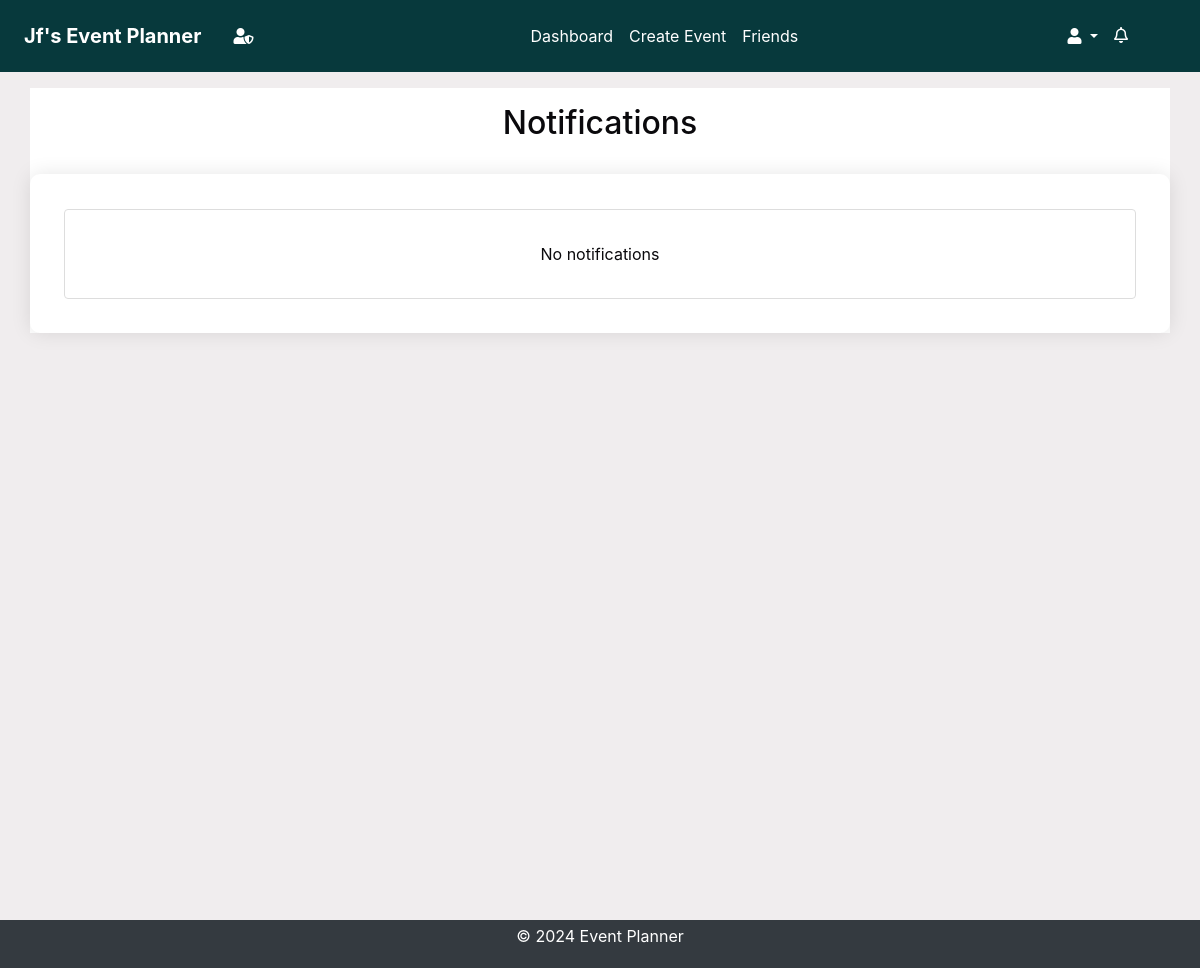
/notifications/ (signed in), run on an earlier commit of the app's database.
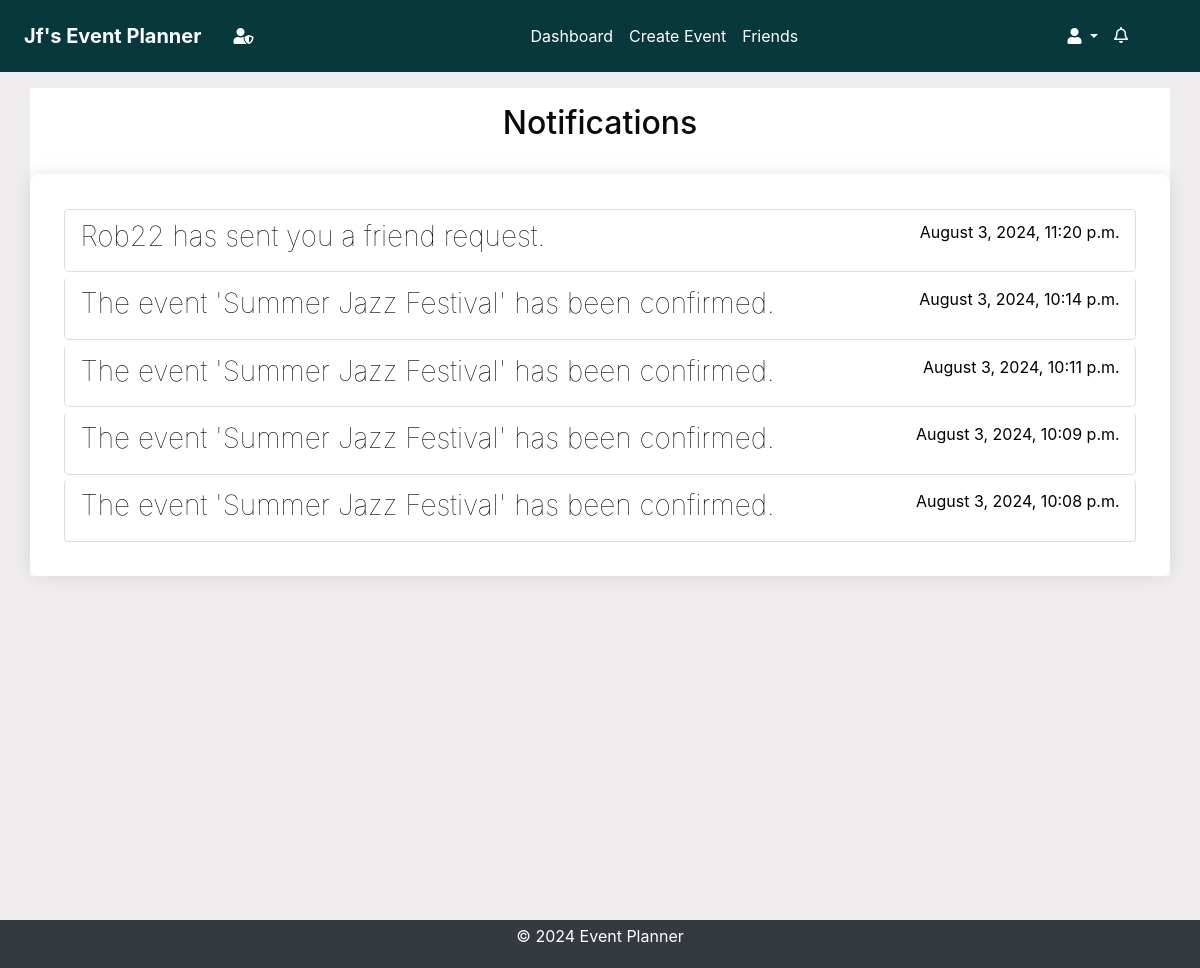
And on a later commit of the database.
### notifications/models.py (models this page shows, shortened)
class Notification(models.Model):
    NOTIFICATION_TYPES = [
        ("event_created", "Event Created"),
        ("event_updated", "Event Updated"),
        ("event_cancelled", "Event Cancelled"),
        ("invitation_response", "Invitation Response"),
        ("suggested_alternate_date", "Suggested Alternate Date"),
        ("event_confirmed", "Event Confirmed"),
        ("friend_request_received", "Friend Request Received"),
    ]
    user = models.ForeignKey(User, on_delete=models.CASCADE)
    event = models.ForeignKey(
        Event, on_delete=models.CASCADE, null=True, blank=True
    )
    type = models.CharField(max_length=50, choices=NOTIFICATION_TYPES)
    message = models.TextField()
    created_at = models.DateTimeField(auto_now_add=True)
    read = models.BooleanField(default=False)
    url = models.URLField(default="/")

### notifications/views.py (the view)
# urls.py: path("", views.notifications, name="notifications"),
@login_required
def notifications(request):
    notifications = Notification.objects.filter(user=request.user).order_by(
        "-created_at"
    )
    context = {"notifications": notifications}
    return render(request, "notifications/notifications.html", context)

### accounts/context_processors.py (called while the page is built)
def google_api_key(request):
    return {"GOOGLE_API_KEY": os.getenv("GOOGLE_API_KEY")}

### notifications/context_processors.py (called while the page is built)
def notifications(request):
    if request.user.is_authenticated:
        all_unread_notifications = Notification.objects.filter(
            user=request.user, read=False
        ).order_by("-created_at")
        unread_count = all_unread_notifications.count()
        recent_unread_notifications = all_unread_notifications[:8]
        return {
            "recent_unread_notifications": recent_unread_notifications,
            "unread_count": unread_count,
        }
    return {}

### templates/notifications/notifications.html (shortened to what this page needs)
{% extends 'base.html' %}
{% block content %}
  <div class="container">
    <h2 class="text-center pt-3">Notifications</h2>
    <div class="notifications-list scrollable-column">
      <ul class="list-group">
        {% for notification in notifications|dictsort:'read' %}
          <li class="list-group-item {% if not notification.read %}bg-gray{% endif %}">
            <a href="{% url 'mark_notification_read' notification.id %}" class="notification-link">
              <h3 class="notification-title" style="color: black;">{{ notification.message }}</h3>
              <p class="notification-time" style="color: black;">{{ notification.created_at|date:'F j, Y, g:i a' }}</p>
            </a>
          </li>
        {% empty %}
          <li class="list-group-item text-center" style="padding:2rem;">No notifications</li>
        {% endfor %}
      </ul>
    </div>
  </div>
{% endblock %}

What changed in the data, as far as the page shows it:
added Notification: message "Rob22 has sent you a friend request.", created_at "August 3, 2024, 11:20 p.m."
added Notification: message "The event 'Summer Jazz Festival' has been confirmed.", created_at "August 3, 2024, 10:14 p.m."
added Notification: message "The event 'Summer Jazz Festival' has been confirmed.", created_at "August 3, 2024, 10:11 p.m."
added Notification: message "The event 'Summer Jazz Festival' has been confirmed.", created_at "August 3, 2024, 10:09 p.m."
added Notification: message "The event 'Summer Jazz Festival' has been confirmed.", created_at "August 3, 2024, 10:08 p.m."
Also different on the page:
text no longer shown: "No notifications"
